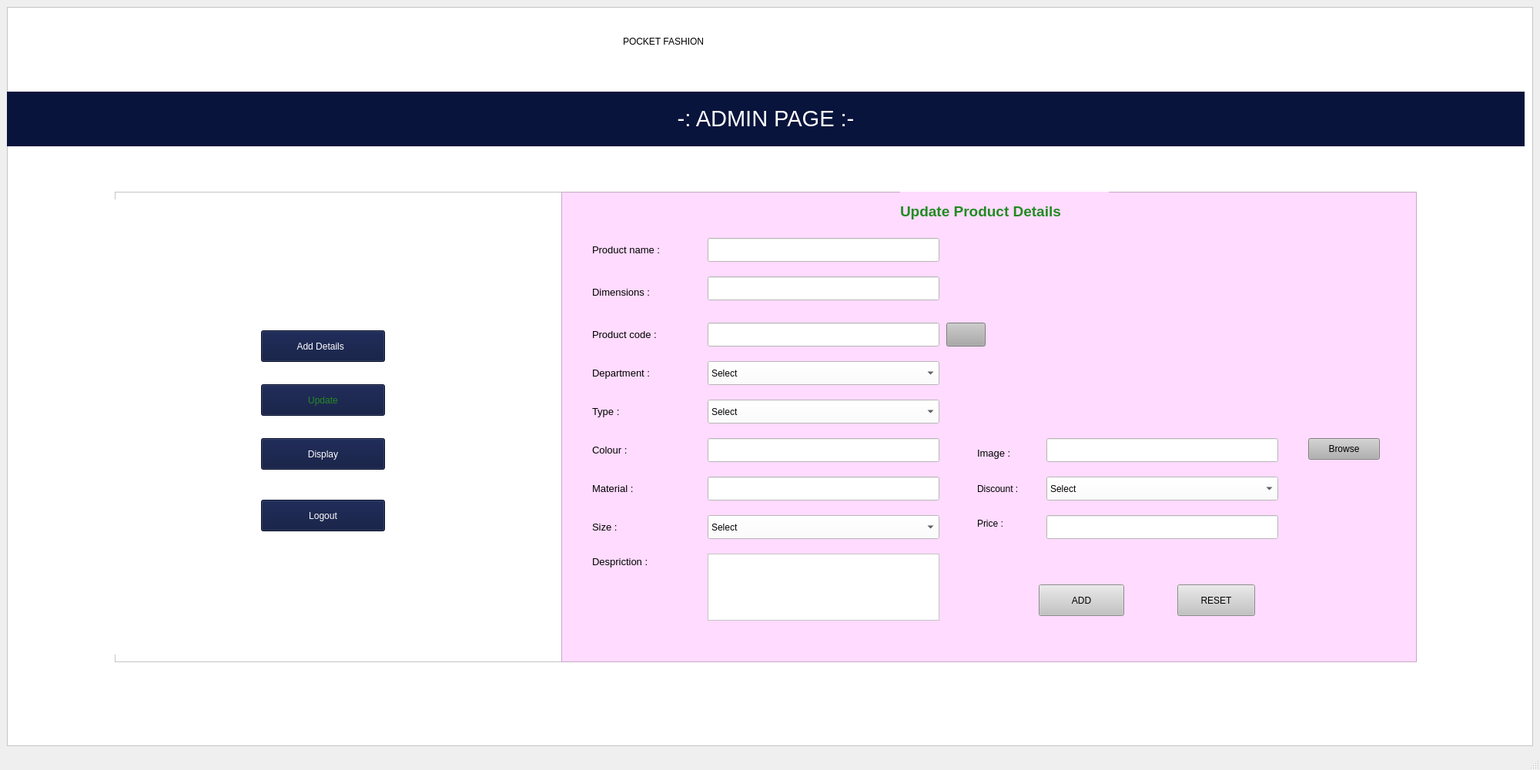
<?xml version="1.0" encoding="UTF-8"?>
<ui version="4.0">
 <class>MainWindow</class>
 <widget class="QMainWindow" name="MainWindow">
  <property name="geometry">
   <rect>
    <x>0</x>
    <y>0</y>
    <width>2000</width>
    <height>1000</height>
   </rect>
  </property>
  <property name="windowTitle">
   <string>MainWindow</string>
  </property>
  <widget class="QWidget" name="centralwidget">
   <layout class="QVBoxLayout" name="verticalLayout">
    <item>
     <widget class="QFrame" name="frame">
      <property name="styleSheet">
       <string notr="true">background-color: rgb(255, 255, 255);</string>
      </property>
      <property name="frameShape">
       <enum>QFrame::StyledPanel</enum>
      </property>
      <property name="frameShadow">
       <enum>QFrame::Raised</enum>
      </property>
      <widget class="QFrame" name="frame_2">
       <property name="geometry">
        <rect>
         <x>140</x>
         <y>240</y>
         <width>581</width>
         <height>611</height>
        </rect>
       </property>
       <property name="styleSheet">
        <string notr="true"/>
       </property>
       <property name="frameShape">
        <enum>QFrame::StyledPanel</enum>
       </property>
       <property name="frameShadow">
        <enum>QFrame::Raised</enum>
       </property>
       <widget class="QLabel" name="label_14">
        <property name="geometry">
         <rect>
          <x>0</x>
          <y>10</y>
          <width>581</width>
          <height>591</height>
         </rect>
        </property>
        <property name="text">
         <string/>
        </property>
        <property name="pixmap">
         <pixmap>../../../Downloads/adminleftimg.jpg</pixmap>
        </property>
       </widget>
       <widget class="QPushButton" name="update">
        <property name="geometry">
         <rect>
          <x>190</x>
          <y>250</y>
          <width>161</width>
          <height>41</height>
         </rect>
        </property>
        <property name="toolTip">
         <string>&lt;html&gt;&lt;head/&gt;&lt;body&gt;&lt;p&gt;Add details &lt;/p&gt;&lt;/body&gt;&lt;/html&gt;</string>
        </property>
        <property name="styleSheet">
         <string notr="true">background-color: rgb(9, 20, 60);
color: rgb(255, 255, 255);
font: 12pt &quot;MS Shell Dlg 2&quot;;
color: rgb(34, 139, 34);
</string>
        </property>
        <property name="text">
         <string>Update</string>
        </property>
       </widget>
       <widget class="QPushButton" name="display">
        <property name="geometry">
         <rect>
          <x>190</x>
          <y>320</y>
          <width>161</width>
          <height>41</height>
         </rect>
        </property>
        <property name="toolTip">
         <string>&lt;html&gt;&lt;head/&gt;&lt;body&gt;&lt;p&gt;Add details &lt;/p&gt;&lt;/body&gt;&lt;/html&gt;</string>
        </property>
        <property name="styleSheet">
         <string notr="true">background-color: rgb(9, 20, 60);
color: rgb(255, 255, 255);
font: 12pt &quot;MS Shell Dlg 2&quot;;</string>
        </property>
        <property name="text">
         <string>Display</string>
        </property>
       </widget>
       <widget class="QPushButton" name="logout">
        <property name="geometry">
         <rect>
          <x>190</x>
          <y>400</y>
          <width>161</width>
          <height>41</height>
         </rect>
        </property>
        <property name="toolTip">
         <string>&lt;html&gt;&lt;head/&gt;&lt;body&gt;&lt;p&gt;Add details &lt;/p&gt;&lt;/body&gt;&lt;/html&gt;</string>
        </property>
        <property name="styleSheet">
         <string notr="true">background-color: rgb(9, 20, 60);
color: rgb(255, 255, 255);
font: 12pt &quot;MS Shell Dlg 2&quot;;
</string>
        </property>
        <property name="text">
         <string>Logout</string>
        </property>
       </widget>
       <widget class="QPushButton" name="upload">
        <property name="geometry">
         <rect>
          <x>190</x>
          <y>180</y>
          <width>161</width>
          <height>41</height>
         </rect>
        </property>
        <property name="toolTip">
         <string>&lt;html&gt;&lt;head/&gt;&lt;body&gt;&lt;p align=&quot;center&quot;&gt;&lt;span style=&quot; font-size:12pt; color:#228b22;&quot;&gt;Add Details :&lt;/span&gt;&lt;/p&gt;&lt;/body&gt;&lt;/html&gt;</string>
        </property>
        <property name="styleSheet">
         <string notr="true">background-color: rgb(9, 20, 60);
color: rgb(255, 255, 255);
font: 12pt &quot;MS Shell Dlg 2&quot;;</string>
        </property>
        <property name="text">
         <string>Add Details  </string>
        </property>
       </widget>
      </widget>
      <widget class="QFrame" name="frame_3">
       <property name="geometry">
        <rect>
         <x>720</x>
         <y>240</y>
         <width>1111</width>
         <height>611</height>
        </rect>
       </property>
       <property name="styleSheet">
        <string notr="true">background-color: rgb(252, 208, 255);
background-color: rgb(255, 219, 255);</string>
       </property>
       <property name="frameShape">
        <enum>QFrame::StyledPanel</enum>
       </property>
       <property name="frameShadow">
        <enum>QFrame::Raised</enum>
       </property>
       <widget class="QLabel" name="label_2">
        <property name="geometry">
         <rect>
          <x>440</x>
          <y>0</y>
          <width>271</width>
          <height>51</height>
         </rect>
        </property>
        <property name="text">
         <string>&lt;html&gt;&lt;head/&gt;&lt;body&gt;&lt;p&gt;&lt;span style=&quot; font-size:14pt; font-weight:600; color:#228b22;&quot;&gt;Update Product Details &lt;/span&gt;&lt;/p&gt;&lt;/body&gt;&lt;/html&gt;</string>
        </property>
       </widget>
       <widget class="QLabel" name="label_5">
        <property name="geometry">
         <rect>
          <x>40</x>
          <y>60</y>
          <width>131</width>
          <height>31</height>
         </rect>
        </property>
        <property name="text">
         <string>&lt;html&gt;&lt;head/&gt;&lt;body&gt;&lt;p&gt;&lt;span style=&quot; font-size:10pt;&quot;&gt;Product name :&lt;/span&gt;&lt;/p&gt;&lt;/body&gt;&lt;/html&gt;</string>
        </property>
       </widget>
       <widget class="QLabel" name="label_6">
        <property name="geometry">
         <rect>
          <x>40</x>
          <y>120</y>
          <width>121</width>
          <height>21</height>
         </rect>
        </property>
        <property name="text">
         <string>&lt;html&gt;&lt;head/&gt;&lt;body&gt;&lt;p&gt;&lt;span style=&quot; font-size:10pt;&quot;&gt;Dimensions :&lt;/span&gt;&lt;/p&gt;&lt;/body&gt;&lt;/html&gt;</string>
        </property>
       </widget>
       <widget class="QLabel" name="label_7">
        <property name="geometry">
         <rect>
          <x>40</x>
          <y>170</y>
          <width>131</width>
          <height>31</height>
         </rect>
        </property>
        <property name="text">
         <string>&lt;html&gt;&lt;head/&gt;&lt;body&gt;&lt;p&gt;&lt;span style=&quot; font-size:10pt;&quot;&gt;Product code :&lt;/span&gt;&lt;/p&gt;&lt;/body&gt;&lt;/html&gt;</string>
        </property>
       </widget>
       <widget class="QLabel" name="label_8">
        <property name="geometry">
         <rect>
          <x>40</x>
          <y>220</y>
          <width>111</width>
          <height>31</height>
         </rect>
        </property>
        <property name="text">
         <string>&lt;html&gt;&lt;head/&gt;&lt;body&gt;&lt;p&gt;&lt;span style=&quot; font-size:10pt;&quot;&gt;Department :&lt;/span&gt;&lt;/p&gt;&lt;/body&gt;&lt;/html&gt;</string>
        </property>
       </widget>
       <widget class="QLabel" name="label_9">
        <property name="geometry">
         <rect>
          <x>40</x>
          <y>270</y>
          <width>101</width>
          <height>31</height>
         </rect>
        </property>
        <property name="text">
         <string>&lt;html&gt;&lt;head/&gt;&lt;body&gt;&lt;p&gt;&lt;span style=&quot; font-size:10pt;&quot;&gt;Type :&lt;/span&gt;&lt;/p&gt;&lt;/body&gt;&lt;/html&gt;</string>
        </property>
       </widget>
       <widget class="QLabel" name="label_10">
        <property name="geometry">
         <rect>
          <x>40</x>
          <y>320</y>
          <width>91</width>
          <height>31</height>
         </rect>
        </property>
        <property name="text">
         <string>&lt;html&gt;&lt;head/&gt;&lt;body&gt;&lt;p&gt;&lt;span style=&quot; font-size:10pt;&quot;&gt;Colour :&lt;/span&gt;&lt;/p&gt;&lt;/body&gt;&lt;/html&gt;</string>
        </property>
       </widget>
       <widget class="QLabel" name="label_11">
        <property name="geometry">
         <rect>
          <x>40</x>
          <y>370</y>
          <width>101</width>
          <height>31</height>
         </rect>
        </property>
        <property name="text">
         <string>&lt;html&gt;&lt;head/&gt;&lt;body&gt;&lt;p&gt;&lt;span style=&quot; font-size:10pt;&quot;&gt;Material :&lt;/span&gt;&lt;/p&gt;&lt;/body&gt;&lt;/html&gt;</string>
        </property>
       </widget>
       <widget class="QLabel" name="label_12">
        <property name="geometry">
         <rect>
          <x>40</x>
          <y>420</y>
          <width>71</width>
          <height>31</height>
         </rect>
        </property>
        <property name="text">
         <string>&lt;html&gt;&lt;head/&gt;&lt;body&gt;&lt;p&gt;&lt;span style=&quot; font-size:10pt;&quot;&gt;Size :&lt;/span&gt;&lt;/p&gt;&lt;/body&gt;&lt;/html&gt;</string>
        </property>
       </widget>
       <widget class="QLabel" name="label_13">
        <property name="geometry">
         <rect>
          <x>40</x>
          <y>460</y>
          <width>111</width>
          <height>41</height>
         </rect>
        </property>
        <property name="text">
         <string>&lt;html&gt;&lt;head/&gt;&lt;body&gt;&lt;p&gt;&lt;span style=&quot; font-size:10pt;&quot;&gt;Despriction :&lt;/span&gt;&lt;/p&gt;&lt;/body&gt;&lt;/html&gt;</string>
        </property>
       </widget>
       <widget class="QLineEdit" name="Pname">
        <property name="geometry">
         <rect>
          <x>190</x>
          <y>60</y>
          <width>301</width>
          <height>31</height>
         </rect>
        </property>
        <property name="styleSheet">
         <string notr="true">background-color: rgb(255, 255, 255);
font: 10pt &quot;MS Shell Dlg 2&quot;;</string>
        </property>
       </widget>
       <widget class="QLineEdit" name="dimensions">
        <property name="geometry">
         <rect>
          <x>190</x>
          <y>110</y>
          <width>301</width>
          <height>31</height>
         </rect>
        </property>
        <property name="styleSheet">
         <string notr="true">background-color: rgb(255, 255, 255);
font: 10pt &quot;MS Shell Dlg 2&quot;;</string>
        </property>
       </widget>
       <widget class="QLineEdit" name="code">
        <property name="geometry">
         <rect>
          <x>190</x>
          <y>170</y>
          <width>301</width>
          <height>31</height>
         </rect>
        </property>
        <property name="styleSheet">
         <string notr="true">background-color: rgb(255, 255, 255);
font: 10pt &quot;MS Shell Dlg 2&quot;;</string>
        </property>
       </widget>
       <widget class="QLineEdit" name="colour">
        <property name="geometry">
         <rect>
          <x>190</x>
          <y>320</y>
          <width>301</width>
          <height>31</height>
         </rect>
        </property>
        <property name="styleSheet">
         <string notr="true">background-color: rgb(255, 255, 255);
font: 10pt &quot;MS Shell Dlg 2&quot;;</string>
        </property>
       </widget>
       <widget class="QLineEdit" name="material">
        <property name="geometry">
         <rect>
          <x>190</x>
          <y>370</y>
          <width>301</width>
          <height>31</height>
         </rect>
        </property>
        <property name="styleSheet">
         <string notr="true">background-color: rgb(255, 255, 255);
font: 10pt &quot;MS Shell Dlg 2&quot;;</string>
        </property>
       </widget>
       <widget class="QTextEdit" name="discription">
        <property name="geometry">
         <rect>
          <x>190</x>
          <y>470</y>
          <width>301</width>
          <height>87</height>
         </rect>
        </property>
        <property name="styleSheet">
         <string notr="true">background-color: rgb(255, 255, 255);
font: 10pt &quot;MS Shell Dlg 2&quot;;</string>
        </property>
       </widget>
       <widget class="QComboBox" name="gender">
        <property name="geometry">
         <rect>
          <x>190</x>
          <y>220</y>
          <width>301</width>
          <height>31</height>
         </rect>
        </property>
        <property name="styleSheet">
         <string notr="true">background-color: rgb(255, 255, 255);
font: 10pt &quot;MS Shell Dlg 2&quot;;</string>
        </property>
        <item>
         <property name="text">
          <string>Select</string>
         </property>
        </item>
        <item>
         <property name="text">
          <string>Men</string>
         </property>
        </item>
        <item>
         <property name="text">
          <string>Women</string>
         </property>
        </item>
        <item>
         <property name="text">
          <string>Accessories</string>
         </property>
        </item>
       </widget>
       <widget class="QComboBox" name="type">
        <property name="geometry">
         <rect>
          <x>190</x>
          <y>270</y>
          <width>301</width>
          <height>31</height>
         </rect>
        </property>
        <property name="styleSheet">
         <string notr="true">background-color: rgb(255, 255, 255);
font: 10pt &quot;MS Shell Dlg 2&quot;;</string>
        </property>
        <item>
         <property name="text">
          <string>Select</string>
         </property>
        </item>
        <item>
         <property name="text">
          <string>T-Shirts</string>
         </property>
        </item>
        <item>
         <property name="text">
          <string>Shirts</string>
         </property>
        </item>
        <item>
         <property name="text">
          <string>Pants</string>
         </property>
        </item>
        <item>
         <property name="text">
          <string>Jeans</string>
         </property>
        </item>
        <item>
         <property name="text">
          <string>Ethnic wear</string>
         </property>
        </item>
       </widget>
       <widget class="QComboBox" name="sizee">
        <property name="geometry">
         <rect>
          <x>190</x>
          <y>420</y>
          <width>301</width>
          <height>31</height>
         </rect>
        </property>
        <property name="styleSheet">
         <string notr="true">background-color: rgb(255, 255, 255);
font: 10pt &quot;MS Shell Dlg 2&quot;;</string>
        </property>
        <item>
         <property name="text">
          <string>Select</string>
         </property>
        </item>
        <item>
         <property name="text">
          <string>S</string>
         </property>
        </item>
        <item>
         <property name="text">
          <string>M</string>
         </property>
        </item>
        <item>
         <property name="text">
          <string>L</string>
         </property>
        </item>
        <item>
         <property name="text">
          <string>XL</string>
         </property>
        </item>
        <item>
         <property name="text">
          <string>XXL</string>
         </property>
        </item>
        <item>
         <property name="text">
          <string>XXXL</string>
         </property>
        </item>
       </widget>
       <widget class="QLabel" name="label_15">
        <property name="geometry">
         <rect>
          <x>540</x>
          <y>330</y>
          <width>91</width>
          <height>20</height>
         </rect>
        </property>
        <property name="text">
         <string>&lt;html&gt;&lt;head/&gt;&lt;body&gt;&lt;p&gt;&lt;span style=&quot; font-size:10pt;&quot;&gt;Image :&lt;/span&gt;&lt;/p&gt;&lt;/body&gt;&lt;/html&gt;</string>
        </property>
       </widget>
       <widget class="QLineEdit" name="path">
        <property name="geometry">
         <rect>
          <x>630</x>
          <y>320</y>
          <width>301</width>
          <height>31</height>
         </rect>
        </property>
        <property name="styleSheet">
         <string notr="true">background-color: rgb(255, 255, 255);
font: 10pt &quot;MS Shell Dlg 2&quot;;</string>
        </property>
       </widget>
       <widget class="QPushButton" name="browse">
        <property name="geometry">
         <rect>
          <x>970</x>
          <y>320</y>
          <width>93</width>
          <height>28</height>
         </rect>
        </property>
        <property name="styleSheet">
         <string notr="true">background-color: rgb(177, 177, 177);
font: 11pt &quot;MS Shell Dlg 2&quot;;</string>
        </property>
        <property name="text">
         <string>Browse</string>
        </property>
       </widget>
       <widget class="QLabel" name="image">
        <property name="geometry">
         <rect>
          <x>580</x>
          <y>60</y>
          <width>431</width>
          <height>231</height>
         </rect>
        </property>
        <property name="text">
         <string/>
        </property>
       </widget>
       <widget class="QLabel" name="label_17">
        <property name="geometry">
         <rect>
          <x>540</x>
          <y>370</y>
          <width>81</width>
          <height>31</height>
         </rect>
        </property>
        <property name="styleSheet">
         <string notr="true">font: 10pt &quot;MS Shell Dlg 2&quot;;</string>
        </property>
        <property name="text">
         <string>Discount :</string>
        </property>
       </widget>
       <widget class="QComboBox" name="discount">
        <property name="geometry">
         <rect>
          <x>630</x>
          <y>370</y>
          <width>301</width>
          <height>31</height>
         </rect>
        </property>
        <property name="styleSheet">
         <string notr="true">background-color: rgb(255, 255, 255);
font: 10pt &quot;MS Shell Dlg 2&quot;;</string>
        </property>
        <item>
         <property name="text">
          <string>Select</string>
         </property>
        </item>
        <item>
         <property name="text">
          <string>5%</string>
         </property>
        </item>
        <item>
         <property name="text">
          <string>10%</string>
         </property>
        </item>
        <item>
         <property name="text">
          <string>20%</string>
         </property>
        </item>
        <item>
         <property name="text">
          <string>30%</string>
         </property>
        </item>
        <item>
         <property name="text">
          <string>50%</string>
         </property>
        </item>
       </widget>
       <widget class="QLabel" name="label_18">
        <property name="geometry">
         <rect>
          <x>540</x>
          <y>420</y>
          <width>55</width>
          <height>21</height>
         </rect>
        </property>
        <property name="styleSheet">
         <string notr="true">font: 10pt &quot;MS Shell Dlg 2&quot;;</string>
        </property>
        <property name="text">
         <string>Price :</string>
        </property>
       </widget>
       <widget class="QLineEdit" name="price">
        <property name="geometry">
         <rect>
          <x>630</x>
          <y>420</y>
          <width>301</width>
          <height>31</height>
         </rect>
        </property>
        <property name="styleSheet">
         <string notr="true">background-color: rgb(255, 255, 255);
font: 10pt &quot;MS Shell Dlg 2&quot;;</string>
        </property>
       </widget>
       <widget class="QPushButton" name="add">
        <property name="geometry">
         <rect>
          <x>620</x>
          <y>510</y>
          <width>111</width>
          <height>41</height>
         </rect>
        </property>
        <property name="styleSheet">
         <string notr="true">font: 11pt &quot;MS Shell Dlg 2&quot;;

background-color: rgb(195, 195, 195);</string>
        </property>
        <property name="text">
         <string>ADD</string>
        </property>
       </widget>
       <widget class="QPushButton" name="reset">
        <property name="geometry">
         <rect>
          <x>800</x>
          <y>510</y>
          <width>101</width>
          <height>41</height>
         </rect>
        </property>
        <property name="styleSheet">
         <string notr="true">font: 11pt &quot;MS Shell Dlg 2&quot;;

background-color: rgb(195, 195, 195);</string>
        </property>
        <property name="text">
         <string>RESET</string>
        </property>
       </widget>
       <widget class="QPushButton" name="search">
        <property name="geometry">
         <rect>
          <x>500</x>
          <y>170</y>
          <width>51</width>
          <height>31</height>
         </rect>
        </property>
        <property name="styleSheet">
         <string notr="true">background-color: rgb(170, 170, 170);</string>
        </property>
        <property name="text">
         <string/>
        </property>
        <property name="icon">
         <iconset>
          <normaloff>../../../Downloads/feather (1)/search.svg</normaloff>../../../Downloads/feather (1)/search.svg</iconset>
        </property>
        <property name="iconSize">
         <size>
          <width>25</width>
          <height>25</height>
         </size>
        </property>
       </widget>
      </widget>
      <widget class="QLabel" name="label">
       <property name="geometry">
        <rect>
         <x>0</x>
         <y>110</y>
         <width>1971</width>
         <height>71</height>
        </rect>
       </property>
       <property name="styleSheet">
        <string notr="true">background-color: rgb(9, 20, 60);</string>
       </property>
       <property name="text">
        <string>&lt;html&gt;&lt;head/&gt;&lt;body&gt;&lt;p align=&quot;center&quot;&gt;&lt;span style=&quot; font-size:22pt; color:#ffffff;&quot;&gt;-: ADMIN PAGE :-&lt;/span&gt;&lt;/p&gt;&lt;/body&gt;&lt;/html&gt;</string>
       </property>
      </widget>
      <widget class="QLabel" name="label_3">
       <property name="geometry">
        <rect>
         <x>800</x>
         <y>20</y>
         <width>391</width>
         <height>51</height>
        </rect>
       </property>
       <property name="styleSheet">
        <string notr="true">font: 75 28pt &quot;Times New Roman&quot;;</string>
       </property>
       <property name="text">
        <string>&lt;html&gt;&lt;head/&gt;&lt;body&gt;&lt;p&gt;POCKET FASHION&lt;/p&gt;&lt;/body&gt;&lt;/html&gt;</string>
       </property>
      </widget>
      <widget class="QLabel" name="label_4">
       <property name="geometry">
        <rect>
         <x>10</x>
         <y>10</y>
         <width>91</width>
         <height>81</height>
        </rect>
       </property>
       <property name="text">
        <string/>
       </property>
       <property name="pixmap">
        <pixmap>../../../Downloads/pf.png</pixmap>
       </property>
      </widget>
     </widget>
    </item>
   </layout>
  </widget>
  <widget class="QMenuBar" name="menubar">
   <property name="geometry">
    <rect>
     <x>0</x>
     <y>0</y>
     <width>2000</width>
     <height>26</height>
    </rect>
   </property>
  </widget>
  <widget class="QStatusBar" name="statusbar"/>
 </widget>
 <resources>
  <include location="../icons.qrc"/>
 </resources>
 <connections/>
</ui>
